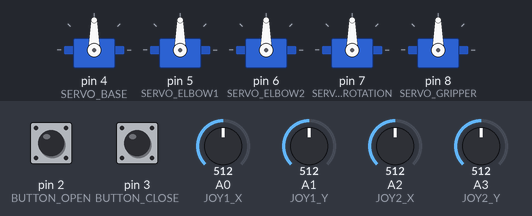
Bench run of a sketch on a simulated Arduino Uno, built with avr-gcc and run on an emulated ATmega328P. Shown: 5 × servo. Inputs (shaded band) come from the test bench; at power-on: A0 (JOY1_X) = 512, A1 (JOY1_Y) = 512, A2 (JOY2_X) = 512, A3 (JOY2_Y) = 512, pin 3 (BUTTON_CLOSE) HIGH, pin 2 (BUTTON_OPEN) HIGH. What the sketch prints to the serial monitor is not drawn.

Above: at 1.2 s.
1.3 s: A0 (JOY1_X) set to 716
At 2.3 s:
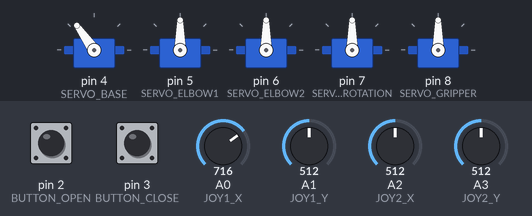
2.8 s: A1 (JOY1_Y) set to 716
At 4.0 s:
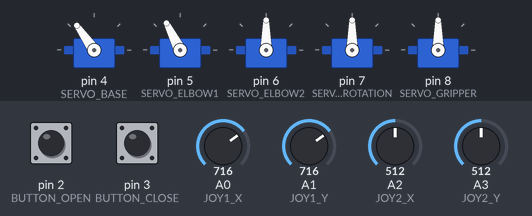
4.3 s: A2 (JOY2_X) set to 716
At 5.5 s:
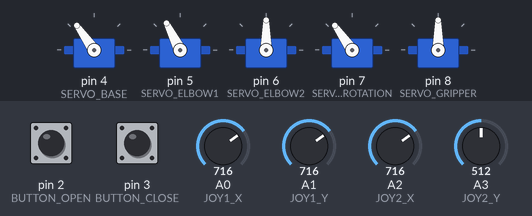
5.8 s: A3 (JOY2_Y) set to 716
At 6.6 s:
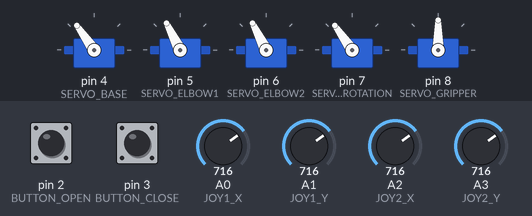
7.3 s: pin 3 (BUTTON_CLOSE) pulled LOW for 0.15 s
At 7.7 s:
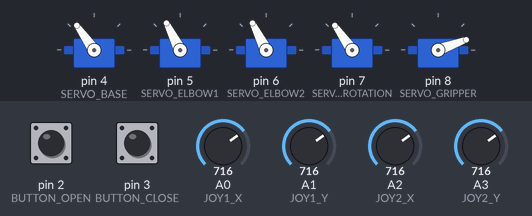
8.9 s: A0 (JOY1_X) set to 992
At 10.2 s:
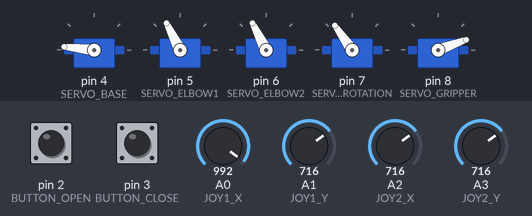
Timing chart, 0 to 11.4 s (numbered marks = the images above; inputs shaded):
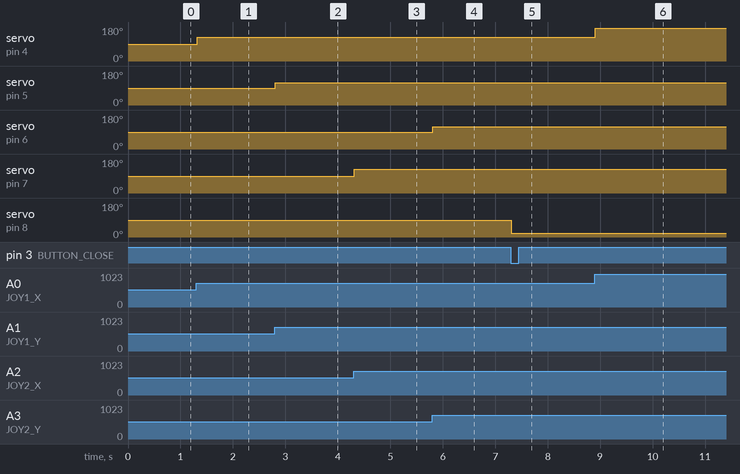

The sketch:

Robotic_Arm.ino
```cpp
#include <Servo.h>

// =====================================
// Mini Robotic Arm
// Arduino Uno Rev3 CH340
// =====================================

// Joystick 1
const int JOY1_X = A0;  // Base rotation
const int JOY1_Y = A1;  // Elbow joint 1

// Joystick 2
const int JOY2_X = A2;  // Gripper rotation
const int JOY2_Y = A3;  // Elbow joint 2 / arm height

// Push buttons
const int BUTTON_OPEN  = 2;
const int BUTTON_CLOSE = 3;

// Servo signal pins
const int SERVO_BASE       = 4;
const int SERVO_ELBOW1     = 5;
const int SERVO_ELBOW2     = 6;
const int SERVO_ROTATION   = 7;
const int SERVO_GRIPPER    = 8;

// Servo objects
Servo baseServo;
Servo elbow1Servo;
Servo elbow2Servo;
Servo rotationServo;
Servo gripperServo;

// Servo angle limits
// Adjust these after testing the real mechanism.
const int BASE_MIN = 0;
const int BASE_MAX = 180;

const int ELBOW1_MIN = 20;
const int ELBOW1_MAX = 160;

const int ELBOW2_MIN = 20;
const int ELBOW2_MAX = 160;

const int ROTATION_MIN = 0;
const int ROTATION_MAX = 180;

const int GRIPPER_OPEN_ANGLE = 90;
const int GRIPPER_CLOSE_ANGLE = 20;

// Joystick calibration
const int JOY_CENTER = 512;
const int JOY_DEAD_ZONE = 35;

// Current servo positions
int baseAngle = 90;
int elbow1Angle = 90;
int elbow2Angle = 90;
int rotationAngle = 90;
int gripperAngle = GRIPPER_OPEN_ANGLE;

// Timing for smooth servo movement
unsigned long lastMoveTime = 0;
const unsigned long MOVE_INTERVAL_MS = 15;

// =====================================
// Helper: map joystick movement to angle
// =====================================
int joystickToAngle(
  int reading,
  int currentAngle,
  int minAngle,
  int maxAngle
) {
  int offset = reading - JOY_CENTER;

  // Ignore small joystick fluctuations.
  if (abs(offset) < JOY_DEAD_ZONE) {
    return currentAngle;
  }

  // Convert the joystick's 0-1023 reading
  // into the permitted servo angle range.
  int targetAngle = map(
    reading,
    0, 1023,
    minAngle, maxAngle
  );

  return constrain(targetAngle, minAngle, maxAngle);
}

// =====================================
// Setup
// =====================================
void setup() {
  Serial.begin(9600);

  pinMode(BUTTON_OPEN, INPUT_PULLUP);
  pinMode(BUTTON_CLOSE, INPUT_PULLUP);

  baseServo.attach(SERVO_BASE);
  elbow1Servo.attach(SERVO_ELBOW1);
  elbow2Servo.attach(SERVO_ELBOW2);
  rotationServo.attach(SERVO_ROTATION);
  gripperServo.attach(SERVO_GRIPPER);

  // Start all joints at their centre positions.
  baseServo.write(baseAngle);
  elbow1Servo.write(elbow1Angle);
  elbow2Servo.write(elbow2Angle);
  rotationServo.write(rotationAngle);
  gripperServo.write(gripperAngle);

  Serial.println("Mini Robotic Arm Ready!");
}

// =====================================
// Main control loop
// =====================================
void loop() {
  // Read both joystick modules.
  int joy1X = analogRead(JOY1_X);
  int joy1Y = analogRead(JOY1_Y);
  int joy2X = analogRead(JOY2_X);
  int joy2Y = analogRead(JOY2_Y);

  // Update movement at regular intervals.
  if (millis() - lastMoveTime >= MOVE_INTERVAL_MS) {
    lastMoveTime = millis();

    // Servo 1: base left/right
    baseAngle = joystickToAngle(
      joy1X, baseAngle, BASE_MIN, BASE_MAX
    );

    // Servo 2: elbow joint 1
    elbow1Angle = joystickToAngle(
      joy1Y, elbow1Angle, ELBOW1_MIN, ELBOW1_MAX
    );

    // Servo 3: elbow joint 2 / arm height
    elbow2Angle = joystickToAngle(
      joy2Y, elbow2Angle, ELBOW2_MIN, ELBOW2_MAX
    );

    // Servo 4: rotate the gripper
    rotationAngle = joystickToAngle(
      joy2X, rotationAngle, ROTATION_MIN, ROTATION_MAX
    );

    // Apply joystick commands.
    baseServo.write(baseAngle);
    elbow1Servo.write(elbow1Angle);
    elbow2Servo.write(elbow2Angle);
    rotationServo.write(rotationAngle);
  }

  bool openPressed = (digitalRead(BUTTON_OPEN) == LOW);
  bool closePressed = (digitalRead(BUTTON_CLOSE) == LOW);

  if (openPressed && !closePressed) {
    gripperAngle = GRIPPER_OPEN_ANGLE;
    gripperServo.write(gripperAngle);
  }
  else if (closePressed && !openPressed) {
    gripperAngle = GRIPPER_CLOSE_ANGLE;
    gripperServo.write(gripperAngle);
  }

  delay(5);
}
```

Measured:
- after the input at 1.3 s, servo on pin 4 (SERVO_BASE): 90° → 125° at once
- after the input at 2.8 s, servo on pin 5 (SERVO_ELBOW1): 90° → 117° at once
- after the input at 4.3 s, servo on pin 7 (SERVO_ROTATION): 90° → 125° at once
- after the input at 5.8 s, servo on pin 6 (SERVO_ELBOW2): 90° → 117° at once
- after the input at 7.3 s, servo on pin 8 (SERVO_GRIPPER): 90° → 20° at once
- after the input at 8.9 s, servo on pin 4 (SERVO_BASE): 125° → 174° at once
